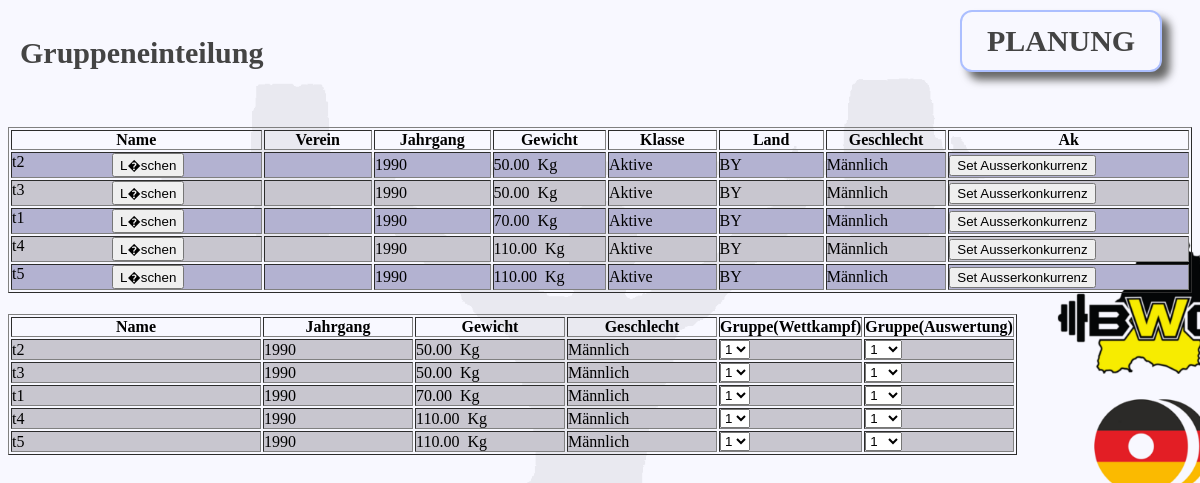
Page /gruppeneinteilung2.php on the committed database.
### tables this page shows
CREATE TABLE heber_97 (
    IdHeber int(11),
    Auswahl tinytext,
    Ausserkonkurrenz tinytext,
    Gruppe int(11),
    Gruppe_Aus int(11),
    LosNr int(11),
    Pendellauf float(11,1),
    Pendel2 float(11,1),
    Sprint float(11,1),
    Sprint2 float(11,1),
    Differenzsprung float(11,2),
    Differenzsprung2 float(11,2),
    Schlussdreisprung int(11),
    Schlussdreisprung2 int(11),
    Schlussdreisprung3 int(11),
    Schockwurf int(11),
    Schockwurf2 int(11),
    Schockwurf3 int(11),
    Anristen int(11),
    Klimmziehen int(11),
    Zug int(11),
    Bankdruecken int(11),
    Liegestuetz int(11),
    Beugestuetz int(11),
    Sternlauf int(11),
    Stern2 int(11),
    Pokal int(11),
    ZKLast int(11),
    GesGrp int(11),
    Mannschaft_Auswahl int(11),
    Laender_Mannschaft_Auswahl int(11),
    Nach_Meldung int(11)
);

CREATE TABLE heber (
    IdHeber int(11) NOT NULL auto_increment,
    Name text NOT NULL,
    Vorname text NOT NULL,
    IdVerein int(11) NOT NULL,
    Jahrgang int(11) NOT NULL,
    Gewicht double(11,2) NOT NULL,
    Land text NOT NULL,
    Geschlecht text NOT NULL,
    IdStaat int(11) NOT NULL,
    Auswahl text NOT NULL,
    AlKl text NOT NULL,
    GwKl text NOT NULL,
    Bundesliga int(11) NOT NULL,
    Id_Online_Db varchar(32) NOT NULL,
  PRIMARY KEY (IdHeber)
);

CREATE TABLE alters_klassen (
    Von int(11) NOT NULL,
    Bis int(11) NOT NULL,
    Klasse text NOT NULL,
  PRIMARY KEY (Von)
);

### gruppeneinteilung2.php (the view, shortened to what this page needs)
<!DOCTYPE HTML PUBLIC "-//W3C//DTD HTML 4.01 Transitional//EN" "http://www.w3.org/TR/html4/loose.dtd">
<html>
<head>
<link rel="stylesheet" type="text/css" href="CSS/alg.css">
<link rel="stylesheet" type="text/css" href="CSS/gruppen.css">
</head>
<body>
<form method="post" action="gruppeneinteilung.php">
<p class="kopf"><b>Gruppeneinteilung</b></p>
<a href="planung.php" title="Link zur Planung" id="range-logo">Planung</a>
<?php
         $aktuelle_db = mysql_query("SELECT * FROM tmp_db")
         OR die ("<pre>\n".$sql."</pre>\n".mysql_error());
         $data_a_db = mysql_fetch_assoc($aktuelle_db)
         OR die ("<pre>\n".$sql."</pre>\n".mysql_error());
         $datenbank = mysql_query("SELECT * FROM stammdaten_wk_".$data_a_db['S_Db'])
         OR die ("<pre>\n".$sql."</pre>\n".mysql_error());
         $dsatz = mysql_fetch_assoc($datenbank);
if($dsatz[Wk_Art] == "ZK")
{
         $grp = mysql_query("SELECT * FROM gruppen_zeit_$data_a_db[S_Db]")
         OR die ("<pre>\n".$sql."</pre>\n".mysql_error());
         $num = mysql_num_rows($heber);
         $Check_K = mysql_query("SELECT * FROM alters_klassen")
         OR die ("<pre>\n".$sql."</pre>\n".mysql_error());
 $time=getdate();
echo "
<div id=\"divid1\" class=\"examplediv\">
<table border=\"0\" cellpadding=\"0\" cellspacing=\"2\" >
  <colgroup>
    <col width=\"25%\">
    <col width=\"25%\">
    <col width=\"25%\">
    <col width=\"25%\">
  </colgroup>
  <tr>
";
$x=0;
$C_K=0;
$C_S=0;
$C_J=0;
$C_E=0;
while($d_Check_K = mysql_fetch_assoc($Check_K))
{
$Von=$time[year] - $d_Check_K[Von];
$Bis=$time[year] - $d_Check_K[Bis];
                  $heber = mysql_query("SELECT * FROM heber_$data_a_db[S_Db], heber
                                         WHERE heber_$data_a_db[S_Db].IdHeber = heber.IdHeber
                                         AND heber.Jahrgang <= $Von
                                         AND heber.Jahrgang >= $Bis")
                  OR die ("<pre>\n".$sql."</pre>\n".mysql_error());
                  $Checker = mysql_fetch_assoc($heber);
                  if($Checker != "" && $d_Check_K[Klasse] == "Kinder")
                  {
                  $C_K=1;
                  }
                  if($Checker != "" && $d_Check_K[Klasse] == "Sch�ler")
                  {
                  $C_S=1;
                  }
                  if($Checker != "" && $d_Check_K[Klasse] == "Junioren")
                  {
                  $C_J=1;
                  }
                  if($Checker != "" && $d_Check_K[Klasse] == "Senioren")
                  {
                  $C_E=1;
                  }
}
if($C_K=="1")
{
echo"<td>";
include "gewichtsklassen/kinder_gruppen.php";
echo"</td>";
}
if($C_S=="1")
{
echo"<td>";
include "gewichtsklassen/schueler_gruppen.php";
echo"</td>";
}
if($C_J=="1")
{
echo"<td>";
include "gewichtsklassen/jugend_gruppen.php";
echo"</td>";
}
if($C_E=="1")
{
echo"<td>";
include "gewichtsklassen/erw_gruppen.php";
echo"</td>";
}
echo"</tr>";
$D_Gruppen = mysql_query("SELECT Gruppen
                          FROM gruppen_zeit_$data_a_db[S_Db]
                          ");
$z�hler=0;
while($dataD_G = mysql_fetch_assoc($D_Gruppen))
{
$z�hler=$z�hler + 1;
$var1="g" . $z�hler;
$v1="g_K_M_" . $z�hler;
$v2="g_K_W_" . $z�hler;
$v3="g_S_M_" . $z�hler;
$v4="g_S_W_" . $z�hler;
$v5="g_J_M_" . $z�hler;
$v6="g_J_W_" . $z�hler;
$v7="g_E_M_" . $z�hler;
$v8="g_E_W_" . $z�hler;
$$var1 = $$v1 + $$v2 + $$v3 + $$v4 + $$v5 + $$v6 + $$v7 + $$v8;
}
echo"<tr>";
echo"<td colspan=\"4\">";
echo "
<table  class=\"tabelle\" border=\"1\" cellpadding=\"0\" cellspacing=\"2\" >
  <colgroup>
    <col width=\"120\">
    <col width=\"65\">
    <col width=\"65\">
    <col width=\"120\">
  </colgroup>
<thead>
 <tr>
  <th>Gruppen</th>
  <th>Anzahl</th>
  <th>Bridge</th>
  <th>Wiege Zeit</th>
  <th>Wettkampf Zeit</th>
 </tr>
</thead>
";
      $c=0;
         while($dataGrp = mysql_fetch_assoc($grp))
         {
          $c=$c+1;
          $gruppe="g" . $c;
          $Id_grp="Id_grp" . $c;
          $Zeit="Zeit" . $c;
          $Auswahl="Auswahl" . $c;
          $Wiege_Zeit="Wiege_Zeit" . $c;
          echo "<input type=\"text\" name=$Id_grp size=\"0\" style=\" visibility:hidden; \" value=\"$dsatz[Id]\"readonly>";
          echo"<tbody>";
                 echo "<tr>";
                   echo "<td>";
                         echo "Gruppe $dataGrp[Gruppen]";
                   echo "</td>";
                   echo "<td>";
                        echo $$gruppe;
                   echo "</td>";
                   echo "<td>";
                         echo "<select name=\"$Auswahl\" size=\"1\" class=\"Auswahl\">";
                                 $Bridgen = mysql_query("SELECT *
                                                         FROM bridgen
                                                         ")
                                 OR die ("<pre>\n".$sql."</pre>\n".mysql_error());
                                 while($dataAuswahl = mysql_fetch_assoc($Bridgen))
                                 {
                                         if($dataAuswahl[Bridge]==$dataGrp[Bridge])
                                         {
                                                 echo "<option value=$dataAuswahl[Bridge] selected>$dataAuswahl[Bridge]</option>";
                                         }
                                         else{
                                                 echo "<option value=$dataAuswahl[Bridge]>$dataAuswahl[Bridge]</option>";
                                         }
                                 }
                         echo "</select>";
                   echo "</td>";
                   echo "<td>";
                         echo "<input type=\"text\" name=$Wiege_Zeit size=\"3\" value=\"$dataGrp[Wiege_Zeit]\">Uhr";
                   echo "</td>";
                   echo "<td>";
                         echo "<input type=\"text\" name=$Zeit size=\"3\" value=\"$dataGrp[WK_Zeit]\">Uhr";
                   echo "</td>";
               echo "</tr>";
            if(isset($_POST['speichern']))
            {
               $x=1;
                    mysql_query("UPDATE gruppen_zeit_$data_a_db[S_Db]
                                 SET WK_Zeit= '" . $_POST['Zeit' . $c] . "', Wiege_Zeit= '" . $_POST['Wiege_Zeit' . $c] . "',
                                 Bridge= '" . $_POST['Auswahl' . $c] . "'
                                 WHERE Gruppen='$c'")
                    OR die ("<pre>\n".$sql."</pre>\n".mysql_error());
            }
         }
echo"</tbody> ";
echo "</table>";
echo"
<br>
Gruppen <input type=\"submit\" name=\"plus\" value=\"+\">
<input type=\"submit\" name=\"minus\" value=\"-\">
";
echo "</tr>";
echo "</table>";
echo"
<br>
<br>
<input type=\"submit\" name=\"speichern\" value=\"Speichern\">
<br>
<br>
<a href=planung.php><img src=\"Home.jpg\" width=\"50\" height=\"47\" border=\"0\"
onmouseover=\"this.src='home2.jpg'\" onmouseout=\"this.src='home.jpg'\" alt=\"Zur�ck zum Index\"></a>
";
if(isset($_POST['plus']))
{
    $x=1;
         $g_plus = mysql_query("SELECT * FROM gruppen_zeit_$data_a_db[S_Db]")
         OR die ("<pre>\n".$sql."</pre>\n".mysql_error());
         $num_g = mysql_num_rows($g_plus);
         $neu=$num_g + 1;
         mysql_query("INSERT INTO gruppen_zeit_$data_a_db[S_Db] (Gruppen, WK_Zeit, Wiege_Zeit, Bridge)
                      Values ('$neu', '00:00', '00:00', '1')")
         OR die ("<pre>\n".$sql."</pre>\n".mysql_error());
}
if(isset($_POST['minus']))
{
    $x=1;
         $g_plus = mysql_query("SELECT * FROM gruppen_zeit_$data_a_db[S_Db]")
         OR die ("<pre>\n".$sql."</pre>\n".mysql_error());
         $num_g = mysql_num_rows($g_plus);
                 mysql_query("DELETE FROM gruppen_zeit_$data_a_db[S_Db]
                              WHERE Gruppen ='$num_g'")
                 OR die ("<pre>\n".$sql."</pre>\n".mysql_error());
}
if($x==1)
{
header('Location: http://localhost/ksv/gruppeneinteilung.php');
}
}else{
echo "<link rel=\"stylesheet\" type=\"text/css\" href=\"CSS/table.css\">";
         $heber = mysql_query("SELECT * FROM heber_$data_a_db[S_Db], heber
                               WHERE heber_$data_a_db[S_Db].IdHeber = heber.IdHeber
                               ORDER BY heber.Jahrgang DESC, heber.Gewicht ASC ")
         OR die ("<pre>\n".$sql."</pre>\n".mysql_error());
echo"<div id=\"divid1\" class=\"examplediv\">";
echo "
<table border=\"1\" cellpadding=\"0\" cellspacing=\"2\">
  <colgroup>
    <col width=\"350\">
    <col width=\"150\">
    <col width=\"150\">
    <col width=\"150\">
    <col width=\"150\">
    <col width=\"150\">
    <col width=\"150\">
    <col width=\"300\">
  </colgroup>
<thead>
 <tr>
  <th>Name</th>
  <th>Verein</th>
  <th>Jahrgang</th>
  <th>Gewicht</th>
  <th>Klasse</th>
  <th>Land</th>
  <th>Geschlecht</th>
  <th>Ak</th>
 </tr>
</thead>
";
$time=getdate();
$i = 0;
while($dsatz = mysql_fetch_assoc($heber))
{
$i = $i+1;
     $L�schen="L�schen" . $i;
     $Ausserkonkurrenz="Ausserkonkurrenz" . $i;
     $Konkurrenz="Konkurrenz" . $i;
if ($i % 2 != 0) {
echo "<tbody class=\"ungerade\">";
} else {
echo "<tbody class=\"gerade\">";
}
echo "<tr>";
     echo "<td>";
                 echo "<span style=\"width:100px;display:block;float:left;\"> $dsatz[Name] </span>";
                 echo "<input type=\"submit\" name=$L�schen value=\"L�schen\">";
     echo "</td>";
     echo "<td>";
     echo "</td>";
     echo "<td>";
          echo "$dsatz[Jahrgang]";
     echo "</td>";
     echo "<td>";
          echo "$dsatz[Gewicht]&nbsp; Kg";
     echo "</td>";
     echo "<td>";
         $Alter=$time[year]-$dsatz[Jahrgang];
         $Klasse = mysql_query("SELECT * FROM alters_klassen
                                 ")
                                 OR die ("<pre>\n".$sql."</pre>\n".mysql_error());
                       while($dataKlassen = mysql_fetch_assoc($Klasse))
                       {
                                 if($dataKlassen[Von] <= $Alter && $dataKlassen[Bis] >= $Alter)
                                 {
                                         echo"$dataKlassen[Klasse]";
                                 }
                        }
     echo "</td>";
     echo "<td>";
          echo "$dsatz[Land]";
     echo "</td>";
     echo "<td>";
          echo "$dsatz[Geschlecht]";
     echo "</td>";
         echo "<td>";
                                 if($dsatz[Ausserkonkurrenz]=="Ausserkonkurrenz")
                                 {
                                         echo "<input type=\"submit\" name=$Konkurrenz value=\"Set Konkurrenz\">";
                                 }else{
                                         echo "<input type=\"submit\" name=$Ausserkonkurrenz value=\"Set Ausserkonkurrenz\">";
                                 }
         echo "</td>";
echo "</tr>";
}
echo "</tbody>";
echo "</table>";
}
?>
</body>
</html>
<?php
         $heber = mysql_query("SELECT * FROM heber_$data_a_db[S_Db], heber
                               WHERE heber_$data_a_db[S_Db].IdHeber = heber.IdHeber
                               ORDER BY heber.Jahrgang DESC, heber.Geschlecht ASC, heber.Gewicht ASC ")
         OR die ("<pre>\n".$sql."</pre>\n".mysql_error());
echo"<div id=\"divid1\" class=\"examplediv\">";
echo "
<table border=\"1\" cellpadding=\"0\" cellspacing=\"2\">
  <colgroup>
    <col width=\"250\">
    <col width=\"150\">
    <col width=\"150\">
    <col width=\"150\">
  </colgroup>
<thead>
 <tr>
  <th>Name</th>
  <th>Jahrgang</th>
  <th>Gewicht</th>
  <th>Geschlecht</th>
  <th>Gruppe(Wettkampf)</th>
  <th>Gruppe(Auswertung)</th>
 </tr>
</thead>
";
$i = 0;
while($dsatz = mysql_fetch_assoc($heber))
{
$i = $i+1;
     $Gruppe="Gruppe" . $i;
     $Gruppe_Aus="Gruppe_Aus" . $i;
if ($dsatz[Geschlecht] == Weiblich) {
echo "<tbody class=\"ungerade\">";
} else {
echo "<tbody class=\"gerade\">";
}
echo "<tr>";
     echo "<td>";
                 echo "<span style=\"width:100px;display:block;float:left;\"> $dsatz[Name] </span>";
     echo "</td>";
     echo "<td>";
          echo "$dsatz[Jahrgang]";
     echo "</td>";
     echo "<td>";
          echo "$dsatz[Gewicht]&nbsp; Kg";
     echo "</td>";
     echo "<td>";
          echo "$dsatz[Geschlecht]";
     echo "</td>";
     echo "<td>";
          echo "<select name=\"$Gruppe\" size=\"1\" class=\"Auswahl\">";
         $Gruppen = mysql_query("SELECT Gruppen
                                 FROM gruppen_zeit_$data_a_db[S_Db]
                                 ");
         $Auswahl = mysql_query("SELECT Gruppe
                                 FROM heber_$data_a_db[S_Db]
                                 WHERE IdHeber='$dsatz[IdHeber]'
                                 ");
         $dataAuswahl = mysql_fetch_assoc($Auswahl);
                       while($dataGruppen = mysql_fetch_assoc($Gruppen))
                       {
                                 if($dataGruppen[Gruppen]==$dataAuswahl[Gruppe])
                                 {
                                         echo "<option value=$dataGruppen[Gruppen] selected>$dataGruppen[Gruppen]</option>";
                                 }
                                 else{
                                         echo "<option value=$dataGruppen[Gruppen]>$dataGruppen[Gruppen]</option>";
                                 }
                        }
                  echo "</select>";
         echo "</td>";
     echo "<td>";
          echo "<select name=\"$Gruppe_Aus\" size=\"1\" class=\"Auswahl\">";
         $Gruppen_A = mysql_query("SELECT Gruppen
                                   FROM gruppen_aus
                                  ");
         $Auswahl_A = mysql_query("SELECT Gruppe_Aus
                                  FROM heber_$data_a_db[S_Db]
                                  WHERE IdHeber='$dsatz[IdHeber]'
                                  ");
         $dataAuswahl_A = mysql_fetch_assoc($Auswahl_A);
                       while($dataGruppen_A = mysql_fetch_assoc($Gruppen_A))
                       {
                                 if($dataGruppen_A[Gruppen]==$dataAuswahl_A[Gruppe_Aus])
                                 {
                                         echo "<option value=$dataGruppen_A[Gruppen] selected>$dataGruppen_A[Gruppen]</option>";
                                 }
                                 else{
                                         echo "<option value=$dataGruppen_A[Gruppen]>$dataGruppen_A[Gruppen]</option>";
                                 }
                        }
                  echo "</select>";
         echo "</td>";
echo "</tr>";
}
echo "</tbody>";
echo "</table>";
?>

### CSS/alg.css (style rules this page uses)
a:link { text-decoration: none; }
html { background: url(heberghostwhite2.png) no-repeat center center fixed; -webkit-background-size: cover; -moz-background-size: cover; -o-background-size: cover; background-size: cover; }
.kopf { font: bold 30px Verdana; color: #444444; padding: 6px 4px 6px 12px; }
#range-logo { background-color: #f8f8ff; display:block; overflow:hidden; white-space:nowrap; position:fixed; top:10px; right:1cm; box-shadow: 8px 8px 8px #666; border-radius: 12px; border: 2px solid #ACBFFF; font: bold 30px Verdana; color: #444444; text-transform: uppercase; text-align: center; text-decoration:none; padding: 12px 25px 12px 25px; }

### CSS/table.css (style rules this page uses)
.ungerade tr { background: #B3B2D1; }
.gerade tr { background: #C8C6CF; }

### rows in the picture
heber_97: IdHeber.Name "t2", IdHeber.Jahrgang "1990", IdHeber.Gewicht "50.00", IdHeber.Land "BY", IdHeber.Geschlecht "Männlich"
alters_klassen: Klasse "Aktive"
heber_97: IdHeber.Name "t3", IdHeber.Jahrgang "1990", IdHeber.Gewicht "50.00", IdHeber.Land "BY", IdHeber.Geschlecht "Männlich"
heber_97: IdHeber.Name "t1", IdHeber.Jahrgang "1990", IdHeber.Gewicht "70.00", IdHeber.Land "BY", IdHeber.Geschlecht "Männlich"
heber_97: IdHeber.Name "t4", IdHeber.Jahrgang "1990", IdHeber.Gewicht "110.00", IdHeber.Land "BY", IdHeber.Geschlecht "Männlich"
heber_97: IdHeber.Name "t5", IdHeber.Jahrgang "1990", IdHeber.Gewicht "110.00", IdHeber.Land "BY", IdHeber.Geschlecht "Männlich"

### other values in the picture
form field value "1"
